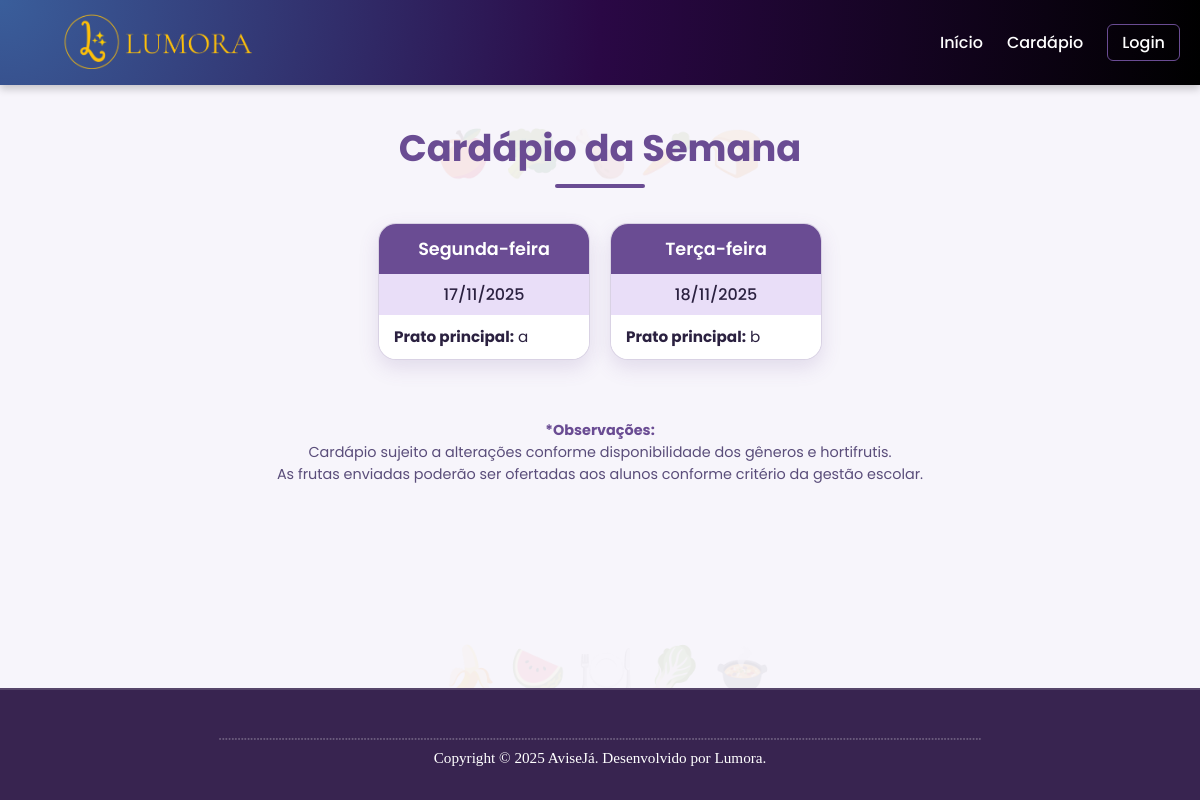
The app's page /cardapio.php, older data.
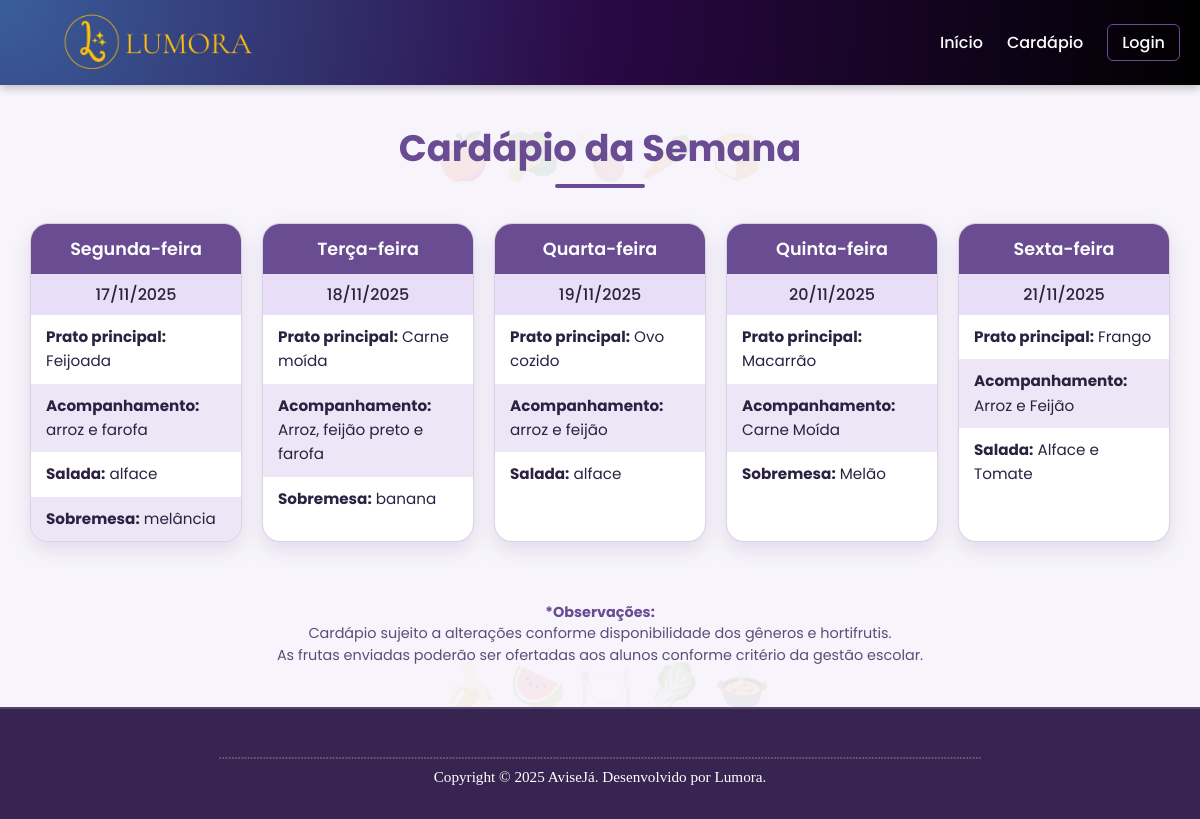
The same page, newer data.
### tables this page shows
CREATE TABLE IF NOT EXISTS `tb_cardapio` (
  `id` int NOT NULL AUTO_INCREMENT,
  `dia_semana` enum('Segunda-feira','Terça-feira','Quarta-feira','Quinta-feira','Sexta-feira') NOT NULL,
  `prato_principal` varchar(255) NOT NULL,
  `acompanhamento` varchar(255) DEFAULT NULL,
  `salada` varchar(255) DEFAULT NULL,
  `sobremesa` varchar(255) DEFAULT NULL,
  PRIMARY KEY (`id`)
);

### conexao/conexao.php (called while the page is built, shortened)
<?php
class BancodeDados {
    private $host = "localhost";
    private $user = "root";
    private $senha = "";
    private $banco = "gestao_merenda";
	public function conecta(){
        $this->con = mysqli_connect($this->host, $this->user, $this->senha, $this->banco);
    }
}
?>

### cardapio.php (the view, shortened to what this page needs)
<?php
require_once('conexao/conexao.php');
$mysql = new BancodeDados();
$mysql->conecta();
$cardapioSemanal = [];
$sql = "SELECT * FROM tb_cardapio ORDER BY FIELD(dia_semana, 'Segunda-feira', 'Terça-feira', 'Quarta-feira', 'Quinta-feira', 'Sexta-feira')";
$query = mysqli_query($mysql->con, $sql);
while($row = mysqli_fetch_assoc($query)) {
    $cardapioSemanal[$row['dia_semana']][] = $row;
}
$diasSemanaMapa = [
    'Segunda-feira' => 'monday', 'Terça-feira' => 'tuesday',
    'Quarta-feira'  => 'wednesday', 'Quinta-feira' => 'thursday',
    'Sexta-feira'   => 'friday'
];
?>
<!DOCTYPE html>
<html lang="pt-br">
<head>
    <link rel="stylesheet" href="css/style.css">
    <link rel="stylesheet" href="css/CarCSS.css">
    <link rel="stylesheet" href="https://cdnjs.cloudflare.com/ajax/libs/font-awesome/6.0.0-beta3/css/all.min.css">
</head>
<body>
    <header class="cabecalho-fixo">
        <div class="logo">
            <a href="index.php">
                <img src="imgs/lumora.png" alt="Logo Lumora" class="logo-img">
            </a>
        </div>
        <nav class="menu-principal">
            <ul>
                <li><a href="index.php">Início</a></li>
                <li><a href="cardapio.php">Cardápio</a></li>
                <?php if (isset($_SESSION['log']) && $_SESSION['log'] === 'ativo'): ?>
                    <?php if ($_SESSION['nivel'] === 'admin'): ?>
                        <li><a href="painel_contas.php">Painel de Controle</a></li>
                    <?php endif; ?>
                    <li><a href="logout.php" class="btn-logout">Logout</a></li>
                <?php else: ?>
                    <li><a href="login.php" class="btn-login">Login</a></li>
                <?php endif; ?>
            </ul>
        </nav>
    </header>
    <div id='main'>
        <h1 class="cardapio-titulo">Cardápio da Semana</h1>
        <div class="cardapio-container">
            <?php if (!empty($cardapioSemanal)): ?>
                <?php foreach ($cardapioSemanal as $dia => $pratos): ?>
                    <?php
                    $diaEmIngles = $diasSemanaMapa[$dia] ?? '';
                    $dataDoPrato = date('Y-m-d', strtotime("$diaEmIngles this week"));
                    ?>
                    <div class="card-dia">
                        <div class="dia-semana"><?php echo $dia; ?></div>
                        <div class="data"><?php echo date('d/m/Y', strtotime($dataDoPrato)); ?></div>
                        <div class="itens">
                            <?php foreach ($pratos as $prato): ?>
                                <p><strong>Prato principal:</strong> <?php echo htmlspecialchars($prato['prato_principal']); ?></p>
                                <?php if (!empty($prato['acompanhamento'])): ?>
                                    <p><strong>Acompanhamento:</strong> <?php echo htmlspecialchars($prato['acompanhamento']); ?></p>
                                <?php endif; ?>
                                <?php if (!empty($prato['salada'])): ?>
                                    <p><strong>Salada:</strong> <?php echo htmlspecialchars($prato['salada']); ?></p>
                                <?php endif; ?>
                                <?php if (!empty($prato['sobremesa'])): ?>
                                    <p><strong>Sobremesa:</strong> <?php echo htmlspecialchars($prato['sobremesa']); ?></p>
                                <?php endif; ?>
                            <?php endforeach; ?>
                        </div>
                    </div>
                <?php endforeach; ?>
            <?php else: ?>
                <div class="cardapio-vazio">
                    <p>O cardápio da semana ainda não foi cadastrado.</p>
                </div>
            <?php endif; ?>
        </div>
        <p class="obs">
            <strong>*Observações:</strong><br>
            Cardápio sujeito a alterações conforme disponibilidade dos gêneros e hortifrutis.<br>
            As frutas enviadas poderão ser ofertadas aos alunos conforme critério da gestão escolar.
        </p>
    </div>
        <footer>
        <h5>..................................................................................................................................................................................................................................................</h5>
        <p> Copyright © 2025 AviseJá. Desenvolvido por Lumora. </p>
    </footer>
</body>
</html>

### css/style.css (style rules this page uses)
body { margin: 0; padding: 0; font-family: -apple-system, BlinkMacSystemFont, "Segoe UI", Roboto, "Helvetica Neue", Arial, sans-serif; color: #22223b; padding-top: 60px; display: flex; flex-direction: column; min-height: 100vh; }
.cabecalho-fixo { position: fixed; top: 0; left: 0; width: 100%; height: 85px; background: radial-gradient(circle at top left, #3a5e9b, #2a0845, #000000); box-shadow: 0 4px 8px rgba(0, 0, 0, 0.2); display: flex; justify-content: space-between; align-items: center; padding: 0 20px; z-index: 1000; box-sizing: border-box; }
.menu-principal ul { list-style: none; display: flex; gap: 24px; margin: 0; padding: 0; }
.menu-principal a { text-decoration: none; color: #ffffff; font-weight: 500; transition: color 0.3s; }
.btn-login, .btn-logout { font-weight: bold; padding: 6px 14px; border-radius: 6px; transition: all 0.3s ease; }
.btn-login { background: transparent; border: 1px solid #6a4c93; color: #6a4c93; }
.logo-img { height: 60px; width: auto; object-fit: contain; margin-left: 40px; }
:root { --gal-1: #0d1b3d; --gal-2: #2c1a5e; --gal-3: #3b2a76; --gold: #ffd700; --star-opacity: 0.22; }
footer { padding: 20px 5px; text-align: center; align-items: center; font-family: Times, Times New Roman, serif; font-size: large; color: #ddd; background-color: #2a0845; }
footer h5 { opacity: 25%; margin-bottom: -10px; }

### css/CarCSS.css (style rules this page uses)
:root { --lumora-primary: #6a4c93; --lumora-light: #f7f5fb; --lumora-mid: #ede6f6; --lumora-softpurple: #e9def8; --text-dark: #2b2140; --radius: 18px; --shadow: 0 8px 20px rgba(106, 76, 147, 0.15); }
html, body { height: 100%; display: flex; flex-direction: column; }
body { font-family: "Poppins", sans-serif; background-color: var(--lumora-light); color: var(--text-dark); margin: 0; padding: 0; }
#main { flex: 1; }
.cardapio-titulo { text-align: center; font-size: 2.3em; color: var(--lumora-primary); font-weight: 700; margin-top: 120px; margin-bottom: 15px; }
.cardapio-titulo::after { content: ""; width: 90px; height: 4px; background-color: var(--lumora-primary); border-radius: 5px; display: block; margin: 8px auto 0; }
.cardapio-container { display: flex; justify-content: center; flex-wrap: wrap; gap: 20px; padding: 20px; max-width: 1200px; margin: 0 auto; }
.card-dia { background: #fff; border-radius: var(--radius); box-shadow: var(--shadow); overflow: hidden; flex: 1 1 210px; max-width: 210px; transition: all 0.25s ease; border: 1px solid rgba(106, 76, 147, 0.25); display: flex; flex-direction: column; justify-content: space-between; }
.card-dia .dia-semana { background-color: var(--lumora-primary); color: #fff; font-weight: 600; text-align: center; padding: 12px 0; font-size: 1.1em; }
.card-dia .data { background-color: var(--lumora-softpurple); color: var(--text-dark); text-align: center; padding: 8px 0; font-weight: 500; }
.card-dia .itens { font-size: 0.95em; line-height: 1.6em; flex-grow: 1; }
.card-dia .itens p { margin: 0; padding: 10px 15px; }
.card-dia .itens p:nth-child(odd) { background-color: #fff; }
.card-dia .itens p:nth-child(even) { background-color: var(--lumora-mid); }
.obs { text-align: center; font-size: 0.9em; color: #5a4d7a; margin: 40px auto; max-width: 850px; line-height: 1.5em; }
.obs strong { color: var(--lumora-primary); }
footer { background-color: #382450; color: #fff; text-align: center; padding: 18px 0; font-size: 0.95em; width: 100%; position: relative; margin-top: auto; bottom: 0; left: 0; right: 0; border-top: 2px solid rgba(255, 255, 255, 0.15); z-index: 10; }
body::before, body::after { position: fixed; font-size: 45px; opacity: 0.08; pointer-events: none; z-index: -1; filter: drop-shadow(0 0 2px rgba(0, 0, 0, 0.05)); }
body::before { content: "🍎 🥦 🍗 🥕 🍞"; top: 15%; left: 5%; width: 90%; text-align: center; }
body::after { content: "🍌 🍉 🍽️ 🥬 🍲"; bottom: 12%; left: 8%; width: 85%; text-align: center; }

Row changes from the older to the newer data that the page shows:
removed tb_cardapio: prato_principal "a", shown under "Segunda-feira"
removed tb_cardapio: prato_principal "b", shown under "Terça-feira"
added tb_cardapio: prato_principal "Feijoada", acompanhamento "arroz e farofa", salada "alface", sobremesa "melância", shown under "Segunda-feira"
added tb_cardapio: prato_principal "Carne moída", acompanhamento "Arroz, feijão preto e farofa", sobremesa "banana", shown under "Terça-feira"
added tb_cardapio: prato_principal "Ovo cozido", acompanhamento "arroz e feijão", salada "alface", shown under "Quarta-feira"
added tb_cardapio: prato_principal "Macarrão", acompanhamento "Carne Moída", sobremesa "Melão", shown under "Quinta-feira"
added tb_cardapio: prato_principal "Frango", acompanhamento "Arroz e Feijão", salada "Alface e Tomate", shown under "Sexta-feira"
Text that changed along with them:
new list line: "Quarta-feira 19/11/2025"
new list line: "Quinta-feira 20/11/2025"
new list line: "Sexta-feira 21/11/2025"
